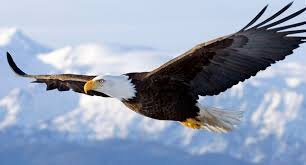
#> input picture Image_Processing/Week_3_Resize_and_Flipping_Operations/kartal.jpg, 306 x 165 px
$ jupyter execute --allow-errors Untitled2.ipynb
#> lines starting #> are read from the running program, lines starting #| are printed output that depends on the picture
[cell 1]
import cv2
import numpy as np

[cell 2]
my_img = cv2.imread("./kartal.jpg",1)
#> my_img is the input picture: shape (165, 306, 3); mean B, G, R 181.1, 159.4, 147
my_img.shape
#> Out = (165, 306, 3)

[cell 3]
cv2.imshow("RGB Image",my_img)
cv2.waitKey(0)
cv2.destroyAllWindows()

[cell 4]
#Flipping (döndürme işlemleri)
#Flippimg, bir görüntüyü dikey, yatay ve hem dikey hem de yatay olarak 180 derce döndürmeye yarar
vertical_img = cv2.flip(my_img,0)
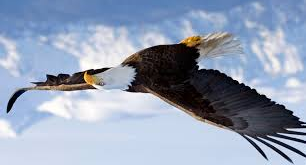
#> vertical_img: shape (165, 306, 3); mean B, G, R 181.1, 159.4, 147
horizontal_img = cv2.flip(my_img,1)
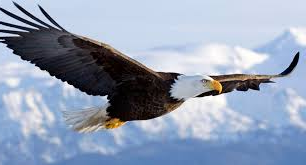
#> horizontal_img: shape (165, 306, 3); mean B, G, R 181.1, 159.4, 147
both_img = cv2.flip(my_img,-1)
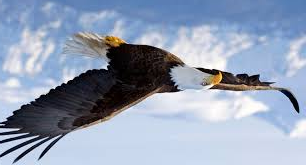
#> both_img: shape (165, 306, 3); mean B, G, R 181.1, 159.4, 147

[cell 5]
cv2.imshow("Original Image",my_img)
cv2.imshow("Vertical Image",vertical_img)
cv2.imshow("Horizontal Image",horizontal_img)
cv2.imshow("Vertical and Horizontal Image",both_img)
cv2.waitKey(0)
cv2.destroyAllWindows()

[cell 6]
new_vertical_img = my_img[::-1,:,:]
new_horizontal_img = my_img[:,::-1,:]
new_both_img = my_img[::-1,::-1,:]

[cell 7]
cv2.imshow("Original Image",my_img)
cv2.imshow("Vertical Image",new_vertical_img)
cv2.imshow("Horizontal Image",new_horizontal_img)
cv2.imshow("Vertical and Horizontal Image",new_both_img)
cv2.waitKey(0)
cv2.destroyAllWindows()

[cell 8]
my_resized_img = cv2.resize(my_img,(700,300),cv2.INTER_LANCZOS4)
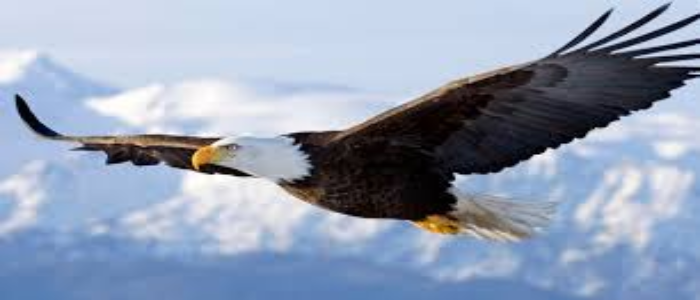
#> my_resized_img: shape (300, 700, 3); mean B, G, R 181, 159.3, 146.9
cv2.imshow("Original Image",my_img)
cv2.imshow("Resized Image",my_resized_img)
cv2.waitKey(0)
cv2.destroyAllWindows()
